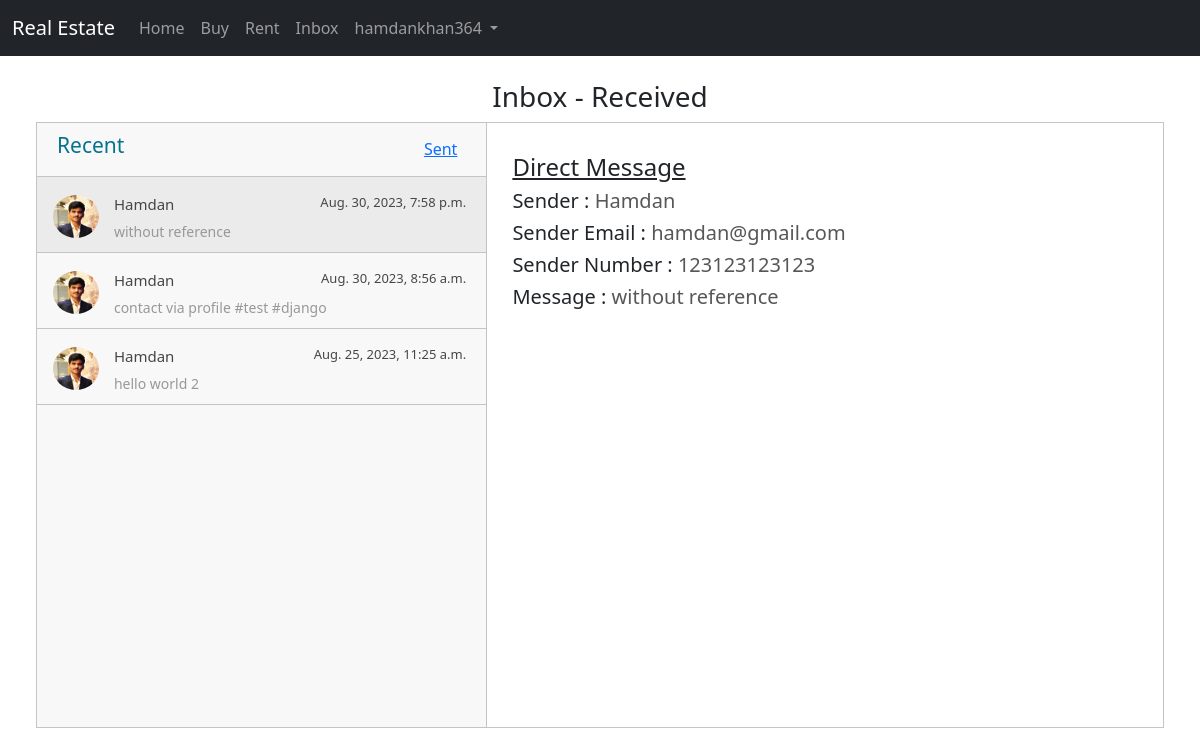
The app's page /social/received/12 (signed in) with its own data.
### users/models.py (models this page shows, shortened)
class CustomUser(AbstractUser):
    Gender_choices = [
        ('M', 'Male'),
        ('F', 'Female'),
    ]
    gender = models.CharField(
        max_length=1, choices=Gender_choices, null=True, blank=True)

class Profile(models.Model):
    user = models.OneToOneField(CustomUser, on_delete=models.CASCADE)
    first_name = models.CharField(max_length=100, blank=True)
    last_name = models.CharField(max_length=100, blank=True)
    contact_number = models.CharField(max_length=20, blank=True,)
    city = models.CharField(max_length=100, blank=True)
    profile_pic = models.ImageField(upload_to=profile_pic_path, blank=True,)
    description = models.CharField(max_length=500, null=True, blank=True)

### social/models.py (models this page shows, shortened)
class Message(models.Model):
    sender = models.ForeignKey(
        CustomUser, on_delete=models.CASCADE, related_name="sender_messages", blank=True, null=True)
    receiver = models.ForeignKey(
        CustomUser, on_delete=models.CASCADE, related_name="reciever_messages", blank=True, null=True)
    sender_name = models.CharField(max_length=200, blank=True, null=True)
    sender_email = models.EmailField(blank=True, null=True)
    sender_number = models.CharField(max_length=15, blank=True, null=True)
    message_text = models.TextField(blank=True, null=True)
    property = models.ForeignKey(Property, on_delete=models.CASCADE,
                                 related_name="property_messages", blank=True, null=True)
    sent_at = models.DateTimeField(
        default=timezone.now)

### social/views.py (the view)
# urls.py: path('received/<str:msg_id>', InboxReceivedView,
@login_required
def InboxReceivedView(request, msg_id):
    msgs = Message.objects.filter(receiver=request.user).order_by("-sent_at")
    all_users = [i.sender for i in msgs]
    msg_data = msgs.get(id=msg_id)
    context = {
        'chats': all_users,
        'msgs': msgs,
        'msg_data': msg_data
    }
    return render(request, 'social/inbox.html', context)

### social/templates/social/inbox.html (shortened to what this page needs)
{% extends 'market/base.html' %}
{% load static %}
{% block additional_css %}
    <link rel="stylesheet" href="{% static 'css/messages.css' %}">
{% endblock %}
{% block content %}
<main>
    <div class="container">
        <h3 class=" text-center">Inbox - {% if is_sent %}Sent{% else %}Received{% endif %}
        </h3>
        <div class="messaging">
            <div class="inbox_msg">
                <div class="inbox_people">
                    <div class="headind_srch">
                        <div class="recent_heading">
                            <h4>Recent</h4>
                            {% if is_sent %}
                                <a href="{% url 'social:inbox' %}">Received</a>
                            {% else %}
                                <a href="{% url 'social:inbox_sent_redirect' %}">Sent</a>
                            {% endif %}
                        </div>
                    </div>
                    <div class="inbox_chat">
                        {% for msg in msgs  %}
                            {% if is_sent %}
                                <a href="{% url 'social:inbox_sent' msg.id %}">
                            {% else %}
                                <a href="{% url 'social:inbox_received' msg.id %}">
                            {% endif %}
                                    <div class="chat_list {% if msg.id == msg_data.id %}active_chat{% endif %}">
                                        <div class="chat_people">
                                            <div class="chat_img" style="border-radius: 50%;
                                            overflow: hidden;"> <img src="{% if msg.sender.profile.profile_pic %}{{ msg.sender.profile.profile_pic.url }}{% else %}https://static.vecteezy.com/system/resources/previews/014/554/760/original/man-profile-negative-photo-anonymous-silhouette-human-head-businessman-worker-support-illustration-vector.jpg{% endif %}" alt="sunil"> </div>
                                            <div class="chat_ib">
                                                <h5>{{ msg.sender_name }}<span class="chat_date">{{msg.sent_at}}</span></h5>
                                                <p>{{ msg.message_text|slice:":40"|default:'' }}{% if msg.message_text|length > 40 %}...{% endif %}</p>
                                            </div>
                                        </div>
                                    </div>
                                </a>
                        {% endfor %}
                    </div>
                </div>
                <div class="mesgs">
                    <div class="msg_history">
                        {% if msg_data %}
                            {% if msg_data.property %}
                                <a href="{% url 'market:listing_data' msg_data.property.id %}">
                                    <h4 style="text-decoration: underline;">{{ msg_data.property }}</h4>
                                </a>
                            {% else %}
                                <h4 style="text-decoration: underline;">Direct Message</h4>
                            {% endif %}
                            <h5>Sender : <span>{{msg_data.sender_name}}</span></h5>
                            <h5>Sender Email : <span>{{msg_data.sender_email}}</span></h5>
                            <h5>Sender Number : <span>{{msg_data.sender_number}}</span></h5>
                            <h5>Message : <span>{{msg_data.message_text}}</span> </h5>
                        {% elif none_sent %}
                            <h4>{{ none_sent_text }} <a href="{% url 'market:listing' %}">View Listings</a></h3>
                        {% else %}
                            {% if msgs.count > 0 %}
                                <h4>Tap on any conversation to view it.</h3>
                            {% else %}
                                <h4>No messages received.</h3>
                            {% endif %}
                        {% endif %}
                    </div>
                </div>
            </div>
        </div>
    </div>
</main>
{% endblock %}

### market/templates/market/header.html (shortened to what this page needs)
<nav class="navbar navbar-expand-lg bg-dark navbar-dark">
    <div class="container-fluid">
      <a class="navbar-brand" href="{% url 'market:listing' %}">Real Estate</a>
      <div class="collapse navbar-collapse" id="navbarNavDropdown">
        <ul class="navbar-nav">
          <li class="nav-item">
            <a class="nav-link" aria-current="page" href="{% url 'market:listing' %}">Home</a>
          </li>
          <li class="nav-item">
            <a class="nav-link" href="{% url 'market:buy' %}">Buy</a>
          </li>
          <li class="nav-item">
            <a class="nav-link" href="{% url 'market:rent' %}">Rent</a>
          </li>
          {% if user.is_authenticated %}
            <li class="nav-item">
              <a class="nav-link" href="{% url 'social:inbox' %}">Inbox</a>
            </li>
            <li class="nav-item dropdown">
              <a class="nav-link dropdown-toggle" href="#" role="button" data-bs-toggle="dropdown" aria-expanded="false">
                {{ user }}
              </a>
            </li>
          {% else %}
            <li class="nav-item">
              <a class="nav-link" href="{% url 'users:login' %}">Login</a>
            </li>
          {% endif %}
        </ul>
      </div>
    </div>
  </nav>

### static/css/messages.css (style rules this page uses)
.container { max-width: 1170px; margin: auto; }
img { max-width: 100%; }
.inbox_people { background: #f8f8f8 none repeat scroll 0 0; float: left; overflow: hidden; width: 40%; border-right: 1px solid #c4c4c4; }
.inbox_msg { border: 1px solid #c4c4c4; clear: both; overflow: hidden; }
.recent_heading { display: flex; justify-content: space-between; align-items: center; }
.headind_srch { padding: 10px 29px 10px 20px; overflow: hidden; border-bottom: 1px solid #c4c4c4; }
.recent_heading h4 { color: #05728f; font-size: 21px; }
.chat_ib h5 { font-size: 15px; color: #464646; margin: 0 0 8px 0; }
.chat_ib h5 span { font-size: 13px; float: right; }
.chat_ib p { font-size: 14px; color: #989898; margin: auto }
.chat_img { float: left; width: 11%; }
.chat_ib { float: left; padding: 0 0 0 15px; width: 88%; }
.chat_people { overflow: hidden; clear: both; }
.chat_list { border-bottom: 1px solid #c4c4c4; margin: 0; padding: 18px 16px 10px; }
.inbox_chat { height: 550px; overflow-y: scroll; }
.active_chat { background: #ebebeb; }
.mesgs { float: left; padding: 30px 15px 0 25px; width: 60%; }
.messaging { padding: 0 0 50px 0; }
.msg_history { height: 516px; overflow-y: auto; }

### social/templates/social/inbox.html (style rules this page uses)
.msg_history span { font-weight: 400; color: rgb(87, 87, 87); }

### records on screen
CustomUser: username "hamdankhan364"
Message: sender.profile_pic (picture), sender_name "Hamdan", sent_at "Aug. 30, 2023, 7:58 p.m.", message_text "without reference", sender_email "hamdan@gmail.com", sender_number "123123123123"
Message: sender.profile_pic (picture), sender_name "Hamdan", sent_at "Aug. 30, 2023, 8:56 a.m.", message_text "contact via profile #test #django"
Message: sender.profile_pic (picture), sender_name "Hamdan", sent_at "Aug. 25, 2023, 11:25 a.m.", message_text "hello world 2"
